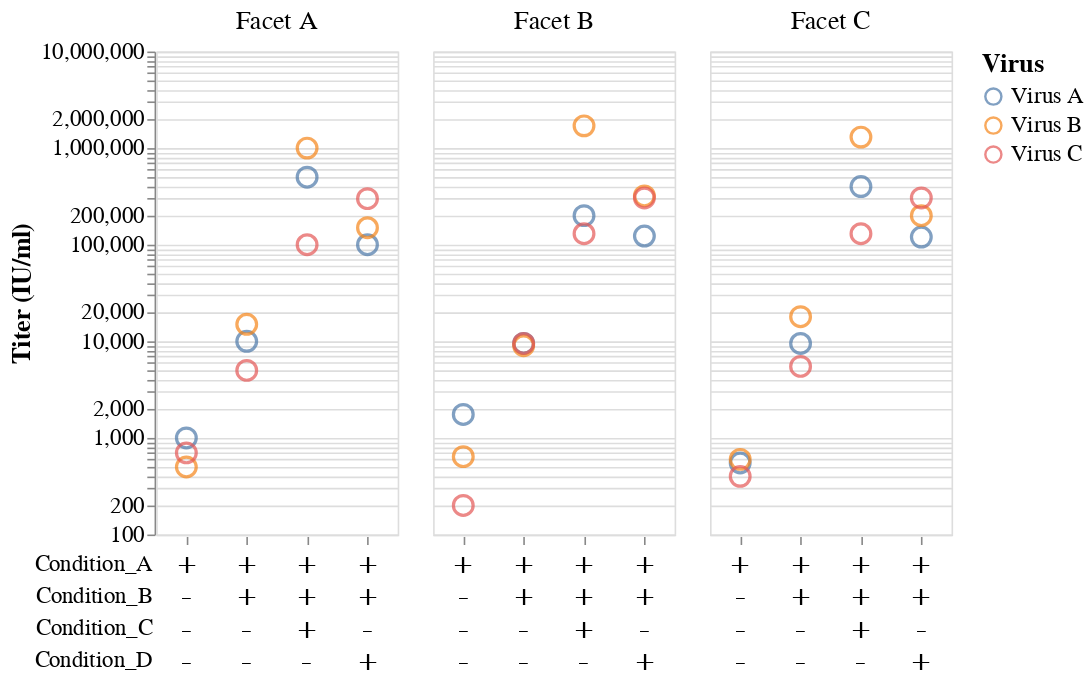

The cell this chart's notebook holds for it:
### Markdown cell above
You can also configure the size of the plot and the appearance of its marks with the folloing arguments:

### Code cell
plot_titers(
    data,
    titer_col="Titer",
    condition_cols=["Condition_A", "Condition_B", "Condition_C", "Condition_D"],
    facet_col="Facet",
    color_col="Virus",
    width=150, # Width of the plot in pixels, 300 by default
    point_size=150, # Size of the points, 100 by default
    filled=False, # Whether to fill the points, True by default
    text_size=20, # Size of +/- text, 15 by default
)

### Figure 1 — Vega-Lite specification as saved in the notebook (floating-point values rounded to 4 significant figures)
{"config": {"view": {"continuousWidth": 300, "continuousHeight": 300}}, "vconcat": [{"mark": {"type": "point", "filled": false, "size": 150}, "encoding": {"color": {"field": "Virus", "legend": {"labelFontSize": 14, "title": "Virus", "titleFontSize": 16}, "type": "nominal"}, "column": {"field": "Facet", "header": {"labelFontSize": 16, "labels": true, "title": null}, "type": "nominal"}, "tooltip": [{"field": "Titer", "type": "quantitative"}, {"field": "Virus", "type": "nominal"}, {"field": "Facet", "type": "nominal"}, {"field": "Condition_A", "type": "nominal"}, {"field": "Condition_B", "type": "nominal"}, {"field": "Condition_C", "type": "nominal"}, {"field": "Condition_D", "type": "nominal"}], "x": {"axis": {"domain": false, "grid": false, "labelFontSize": 14, "labels": false, "ticks": true, "title": null}, "field": "ID", "type": "nominal"}, "y": {"axis": {"labelFontSize": 14, "titleFontSize": 16}, "field": "Titer", "scale": {"type": "log"}, "title": "Titer (IU/ml)", "type": "quantitative"}}, "width": 150}, {"mark": {"type": "text", "size": 20}, "encoding": {"column": {"field": "Facet", "header": {"labels": false, "title": null}, "type": "nominal"}, "text": {"field": "Text", "type": "nominal"}, "x": {"axis": null, "field": "ID", "type": "nominal"}, "y": {"axis": {"domain": false, "grid": false, "labelFontSize": 14, "ticks": false, "title": null}, "field": "Condition", "type": "nominal"}}, "transform": [{"fold": ["Condition_A", "Condition_B", "Condition_C", "Condition_D"], "as": ["Condition", "Text"]}], "view": {"strokeWidth": 1e-05}, "width": 150}], "data": {"name": "data-48e68cca907ae27f3539e429469ea545"}, "spacing": 0, "title": {"text": "", "align": "center", "anchor": "middle", "fontSize": 20, "offset": 20}, "$schema": "https://vega.github.io/schema/vega-lite/v5.20.1.json", "datasets": {"data-48e68cca907ae27f3539e429469ea545": [{"Titer": 1000, "Virus": "Virus A", "Facet": "Facet A", "Condition_A": "+", "Condition_B": "-", "Condition_C": "-", "Condition_D": "-", "ID": "A"}, {"Titer": 10000, "Virus": "Virus A", "Facet": "Facet A", "Condition_A": "+", "Condition_B": "+", "Condition_C": "-", "Condition_D": "-", "ID": "A_B"}, {"Titer": 100000, "Virus": "Virus A", "Facet": "Facet A", "Condition_A": "+", "Condition_B": "+", "Condition_C": "-", "Condition_D": "+", "ID": "A_B_D"}, {"Titer": 500000, "Virus": "Virus A", "Facet": "Facet A", "Condition_A": "+", "Condition_B": "+", "Condition_C": "+", "Condition_D": "-", "ID": "A_B_C"}, {"Titer": 500, "Virus": "Virus B", "Facet": "Facet A", "Condition_A": "+", "Condition_B": "-", "Condition_C": "-", "Condition_D": "-", "ID": "A"}, {"Titer": 15000, "Virus": "Virus B", "Facet": "Facet A", "Condition_A": "+", "Condition_B": "+", "Condition_C": "-", "Condition_D": "-", "ID": "A_B"}, {"Titer": 150000, "Virus": "Virus B", "Facet": "Facet A", "Condition_A": "+", "Condition_B": "+", "Condition_C": "-", "Condition_D": "+", "ID": "A_B_D"}, {"Titer": 1000000, "Virus": "Virus B", "Facet": "Facet A", "Condition_A": "+", "Condition_B": "+", "Condition_C": "+", "Condition_D": "-", "ID": "A_B_C"}, {"Titer": 700, "Virus": "Virus C", "Facet": "Facet A", "Condition_A": "+", "Condition_B": "-", "Condition_C": "-", "Condition_D": "-", "ID": "A"}, {"Titer": 5000, "Virus": "Virus C", "Facet": "Facet A", "Condition_A": "+", "Condition_B": "+", "Condition_C": "-", "Condition_D": "-", "ID": "A_B"}, {"Titer": 300000, "Virus": "Virus C", "Facet": "Facet A", "Condition_A": "+", "Condition_B": "+", "Condition_C": "-", "Condition_D": "+", "ID": "A_B_D"}, {"Titer": 100000, "Virus": "Virus C", "Facet": "Facet A", "Condition_A": "+", "Condition_B": "+", "Condition_C": "+", "Condition_D": "-", "ID": "A_B_C"}, {"Titer": 1750, "Virus": "Virus A", "Facet": "Facet B", "Condition_A": "+", "Condition_B": "-", "Condition_C": "-", "Condition_D": "-", "ID": "A"}, {"Titer": 9500, "Virus": "Virus A", "Facet": "Facet B", "Condition_A": "+", "Condition_B": "+", "Condition_C": "-", "Condition_D": "-", "ID": "A_B"}, {"Titer": 123000, "Virus": "Virus A", "Facet": "Facet B", "Condition_A": "+", "Condition_B": "+", "Condition_C": "-", "Condition_D": "+", "ID": "A_B_D"}, {"Titer": 200000, "Virus": "Virus A", "Facet": "Facet B", "Condition_A": "+", "Condition_B": "+", "Condition_C": "+", "Condition_D": "-", "ID": "A_B_C"}, {"Titer": 640, "Virus": "Virus B", "Facet": "Facet B", "Condition_A": "+", "Condition_B": "-", "Condition_C": "-", "Condition_D": "-", "ID": "A"}, {"Titer": 9000, "Virus": "Virus B", "Facet": "Facet B", "Condition_A": "+", "Condition_B": "+", "Condition_C": "-", "Condition_D": "-", "ID": "A_B"}, {"Titer": 320000, "Virus": "Virus B", "Facet": "Facet B", "Condition_A": "+", "Condition_B": "+", "Condition_C": "-", "Condition_D": "+", "ID": "A_B_D"}, {"Titer": 1700000, "Virus": "Virus B", "Facet": "Facet B", "Condition_A": "+", "Condition_B": "+", "Condition_C": "+", "Condition_D": "-", "ID": "A_B_C"}, {"Titer": 200, "Virus": "Virus C", "Facet": "Facet B", "Condition_A": "+", "Condition_B": "-", "Condition_C": "-", "Condition_D": "-", "ID": "A"}, {"Titer": 9500, "Virus": "Virus C", "Facet": "Facet B", "Condition_A": "+", "Condition_B": "+", "Condition_C": "-", "Condition_D": "-", "ID": "A_B"}, {"Titer": 305000, "Virus": "Virus C", "Facet": "Facet B", "Condition_A": "+", "Condition_B": "+", "Condition_C": "-", "Condition_D": "+", "ID": "A_B_D"}, {"Titer": 130000, "Virus": "Virus C", "Facet": "Facet B", "Condition_A": "+", "Condition_B": "+", "Condition_C": "+", "Condition_D": "-", "ID": "A_B_C"}, {"Titer": 550, "Virus": "Virus A", "Facet": "Facet C", "Condition_A": "+", "Condition_B": "-", "Condition_C": "-", "Condition_D": "-", "ID": "A"}, {"Titer": 9500, "Virus": "Virus A", "Facet": "Facet C", "Condition_A": "+", "Condition_B": "+", "Condition_C": "-", "Condition_D": "-", "ID": "A_B"}, {"Titer": 120000, "Virus": "Virus A", "Facet": "Facet C", "Condition_A": "+", "Condition_B": "+", "Condition_C": "-", "Condition_D": "+", "ID": "A_B_D"}, {"Titer": 400000, "Virus": "Virus A", "Facet": "Facet C", "Condition_A": "+", "Condition_B": "+", "Condition_C": "+", "Condition_D": "-", "ID": "A_B_C"}, {"Titer": 600, "Virus": "Virus B", "Facet": "Facet C", "Condition_A": "+", "Condition_B": "-", "Condition_C": "-", "Condition_D": "-", "ID": "A"}, {"Titer": 18000, "Virus": "Virus B", "Facet": "Facet C", "Condition_A": "+", "Condition_B": "+", "Condition_C": "-", "Condition_D": "-", "ID": "A_B"}, {"Titer": 200000, "Virus": "Virus B", "Facet": "Facet C", "Condition_A": "+", "Condition_B": "+", "Condition_C": "-", "Condition_D": "+", "ID": "A_B_D"}, {"Titer": 1300000, "Virus": "Virus B", "Facet": "Facet C", "Condition_A": "+", "Condition_B": "+", "Condition_C": "+", "Condition_D": "-", "ID": "A_B_C"}, {"Titer": 400, "Virus": "Virus C", "Facet": "Facet C", "Condition_A": "+", "Condition_B": "-", "Condition_C": "-", "Condition_D": "-", "ID": "A"}, {"Titer": 5500, "Virus": "Virus C", "Facet": "Facet C", "Condition_A": "+", "Condition_B": "+", "Condition_C": "-", "Condition_D": "-", "ID": "A_B"}, {"Titer": 305000, "Virus": "Virus C", "Facet": "Facet C", "Condition_A": "+", "Condition_B": "+", "Condition_C": "-", "Condition_D": "+", "ID": "A_B_D"}, {"Titer": 130000, "Virus": "Virus C", "Facet": "Facet C", "Condition_A": "+", "Condition_B": "+", "Condition_C": "+", "Condition_D": "-", "ID": "A_B_C"}]}}
